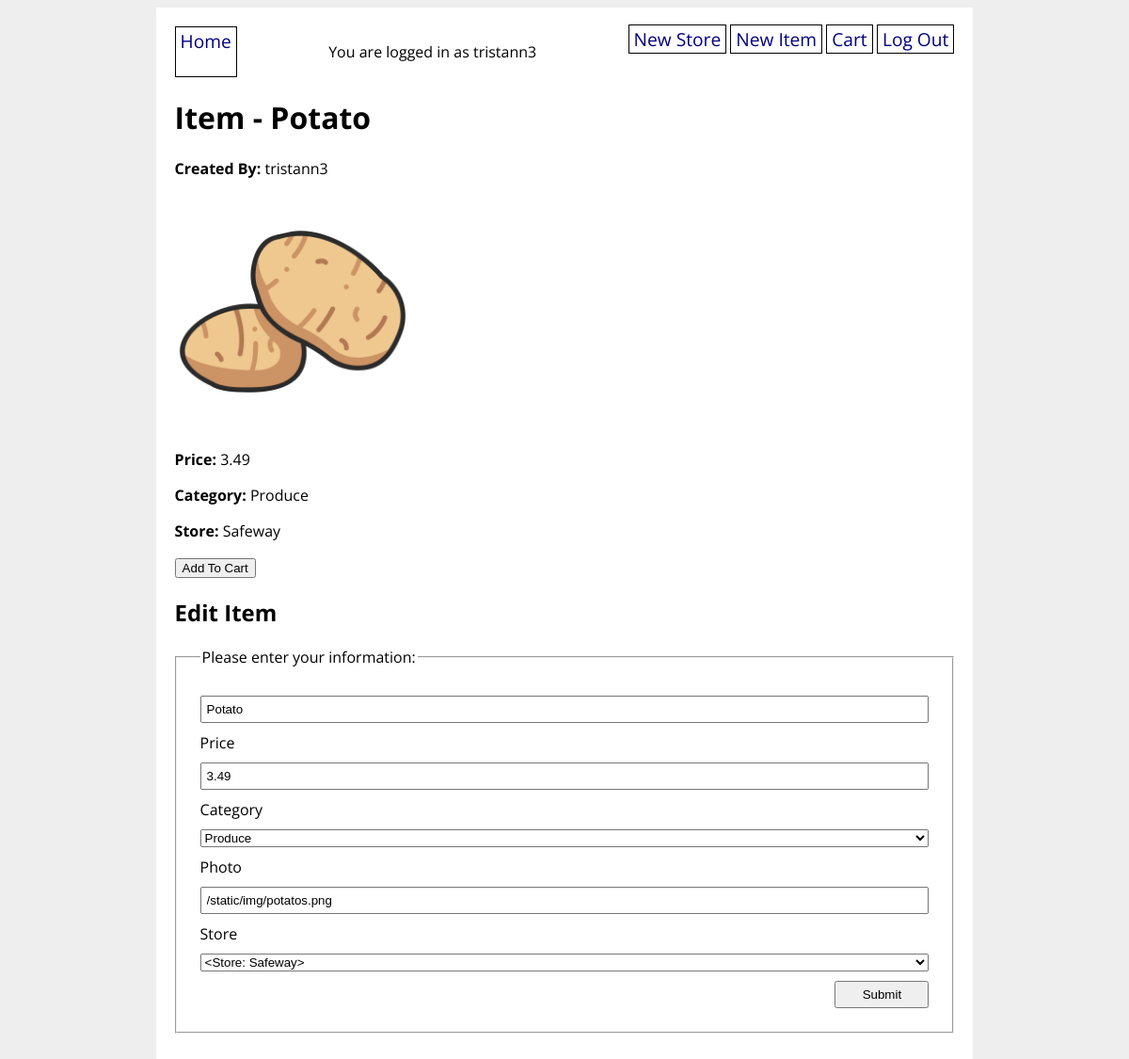
The app's page /item/1 (signed in) with its own data.
### grocery_app/models.py (models this page shows, shortened)
class User(UserMixin, db.Model):
    id = db.Column(db.Integer, primary_key=True)
    username = db.Column(db.String(80), nullable=False, unique=True)
    password = db.Column(db.String(200), nullable=False)
    shopping_list_items = db.relationship(
       'GroceryItem', secondary='user_item', back_populates='users_who_added_to_cart')
    def __repr__(self):
        return f'{self.username}'

class GroceryItem(db.Model):
    id = db.Column(db.Integer, primary_key=True)
    name = db.Column(db.String(80), nullable=False)
    price = db.Column(db.Float(precision=2), nullable=False)
    category = db.Column(db.Enum(ItemCategory), default=ItemCategory.OTHER)
    photo_url = db.Column(URLType)
    store_id = db.Column(
        db.Integer, db.ForeignKey('grocery_store.id'), nullable=False)
    store = db.relationship('GroceryStore', back_populates='items')
    created_by_id = db.Column(db.Integer, db.ForeignKey('user.id'))
    created_by = db.relationship('User')
    users_who_added_to_cart = db.relationship(
       'User', secondary='user_item', back_populates='shopping_list_items')

class GroceryStore(db.Model):
    id = db.Column(db.Integer, primary_key=True)
    title = db.Column(db.String(80), nullable=False)
    address = db.Column(db.String(200), nullable=False)
    items = db.relationship('GroceryItem', back_populates='store')
    created_by_id = db.Column(db.Integer, db.ForeignKey('user.id'))
    created_by = db.relationship('User')
    def __str__(self):
        return f'<Store: {self.title}>'

### grocery_app/routes.py (the view, shortened to what this page needs)
@main.route('/item/<item_id>', methods=['GET', 'POST'])
@login_required
def item_detail(item_id):
    item = GroceryItem.query.get(item_id)
    form = GroceryItemForm(obj=item)
    return render_template('item_detail.html', item=item, form=form)

### grocery_app/forms.py
class GroceryItemForm(FlaskForm):
    name = StringField('Name', validators=[DataRequired(), Length(min=3, max=80)])
    price = FloatField('Price', validators=[DataRequired()])
    category = SelectField('Category', choices=ItemCategory.choices())
    photo_url = StringField('Photo', validators=[DataRequired(), Length(min=3, max=80)])
    store = QuerySelectField('Store', query_factory=lambda: GroceryStore.query)
    submit = SubmitField('Submit')

### grocery_app/__init__.py (called while the page is built)
@login_manager.user_loader
def load_user(user_id):
    return User.query.get(user_id)

### grocery_app/utils.py (called while the page is built)
    def __str__(self):
        return str(self.value)

### grocery_app/templates/item_detail.html (shortened to what this page needs)
{% extends 'base.html' %} {% block content %}
<h1>Item - {{ item.name }}</h1>
<p><strong>Created By:</strong> {{ item.created_by }}</p>
<p><img src="{{ item.photo_url }}" width="250px" height="250px" /></p>
<p><strong>Price:</strong> {{ item.price }}</p>
<p><strong>Category:</strong> {{ item.category }}</p>
<p><strong>Store:</strong> {{ item.store.title }}</p>
<form
  method="POST"
  action="{{ url_for('main.add_to_shopping_list', item_id=item.id) }}"
>
  <button type="submit">Add To Cart</button>
</form>
<h2>Edit Item</h2>
<form
  method="POST"
  action="{{ url_for('main.item_detail', item_id = item.id) }}"
>
  <fieldset>
    <legend>Please enter your information:</legend>
    {{ form.name }}
    {{ form.price.label }}
    {{ form.price}}
    {{ form.category.label }}
    {{ form.category }}
    {{ form.photo_url.label }}
    {{ form.photo_url }}
    {{ form.store.label }}
    {{ form.store }}
    {{ form.submit}}
  </fieldset>
</form>
{% endblock %}

### grocery_app/templates/base.html (shortened to what this page needs)
<!DOCTYPE html>
<html>
  <head>
    <link rel="stylesheet" href="/static/style.css" />
  </head>
  <body>
    <div id="content">
      <nav>
        <a href="/">Home</a>
        <p>You are logged in as {{ current_user.username }}</p>
        <div>
          {% if current_user.is_authenticated %}
          <a href="/new_store">New Store</a>
          <a href="/new_item">New Item</a>
          <a href="/shopping_list">Cart</a>
          <a href="/logout">Log Out</a>
          {% else %}
          <a href="/signup">Sign Up</a>
          <a href="/login">Log In</a>
          {% endif %}
        </div>
      </nav>
      {% block content %}{% endblock %}
    </div>
  </body>
</html>

### grocery_app/static/style.css (style rules this page uses)
body { display: flex; flex-direction: column; align-items: center; background-color: #eee; font-family: 'Open Sans', sans-serif; }
#content { width: 70%; background-color: white; padding: 20px; }
nav { width: 100%; display: flex; flex-direction: row; justify-content: space-between; }
nav a { color: navy; text-decoration: none; border: 1px solid black; padding: 1px 5px; font-size: 1.2em; }
fieldset { display: flex; flex-direction: column; margin: 20px 0; padding: 20px; }
fieldset * { margin: 5px; }
fieldset input { padding: 5px; }
input[type=submit] { width: 100px; align-self: flex-end; }

### records on screen
User: username "tristann3", created_by "tristann3"
GroceryItem: name "Potato", photo_url (picture), price "3.49", category "Produce", photo_url "/static/img/potatos.png", store "<Store: Safeway>"
GroceryStore: store "Safeway"
